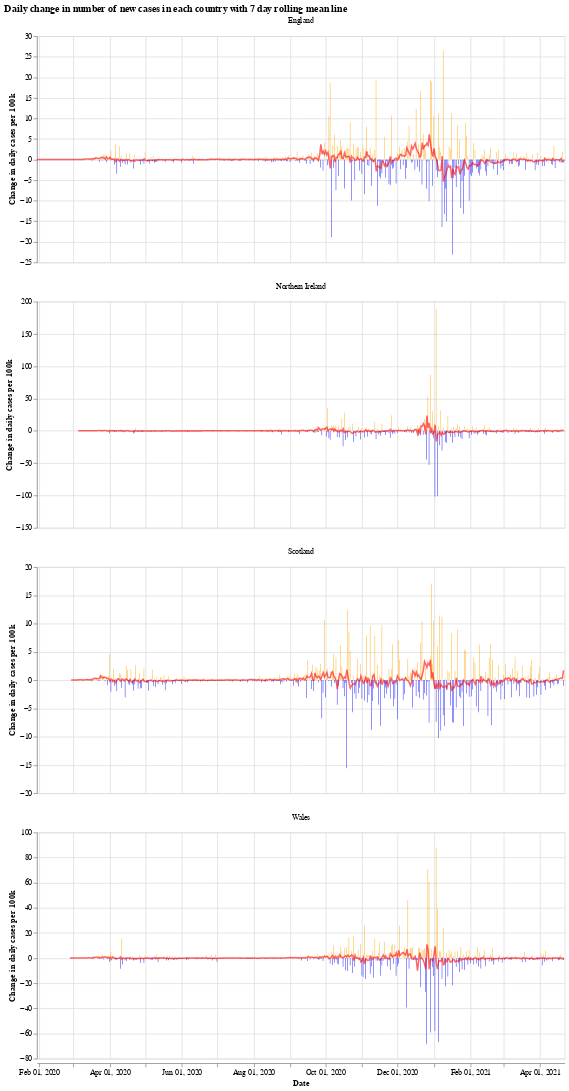

This figure's notebook cell:
### Markdown cell above
We will use the Python library `Altair` for visualising the data, see the [altair docs](https://altair-viz.github.io/) for more information.

First we have a graph which shows the daily change in the number of new cases for each country. This number jumps up and down all over the place, which is likely due to delay in reporting of new cases over the weekend. Another interesting thing is that it looks like the daily cases in Wales experienced a much shorter period of calm over the summer (calm in the sense of daily cases not jumping up and down).

The orange bars are days when the number of new cases (per 100k population) was more than the previous day, while the blue are days when the number of new cases dropped. The red line is the 7 day moving average. 

When the moving average line is below 0, it means that there is a consistent drop in new cases. We can see this clearly happening around the times that lockdowns were introduced (though, to varying degrees). I will update the graphs soon with a marker of when each lockdown started.

### Code cell
# collapse
import altair as alt

bars = alt.Chart(uk_cases).mark_bar().encode(
    x=alt.X("yearmonthdate(date):T", axis=alt.Axis(title='Date')),
    y=alt.Y("casesChangeRate:Q", axis=alt.Axis(title='Change in daily cases per 100k')),
    tooltip='casesChange',
    color=alt.condition(
        alt.datum.casesChangeRate > 0,
        alt.value("orange"),  # The positive color
        alt.value("blue")  # The negative color
    )
).properties(title='Daily change in number of new cases with 7 day rolling mean',width=700).interactive()

line = alt.Chart(uk_cases).mark_line(
    color='red',
    size=2,
    opacity=0.6
).transform_window(
    rolling_mean='mean(casesChangeRate)',
    frame=[0, 7],
    groupby=['areaName']
).encode(
    x='yearmonthdate(date):T',
    y='rolling_mean:Q'
)

alt.layer(bars, line, data=uk_cases).facet(alt.Column(
    'areaName', title=''), columns=1).resolve_scale(y='independent').properties(title='Daily change in number of new cases in each country with 7 day rolling mean line')

### Figure 1 — Vega-Lite specification as saved in the notebook (floating-point values rounded to 4 significant figures; data arrays with more than 128 entries replaced by an {"elided": "..."} marker saying what was removed)
{"config": {"view": {"continuousWidth": 400, "continuousHeight": 300}}, "data": {"name": "data-e73de2095456345967f5b813c1cffe25"}, "facet": {"type": "nominal", "field": "areaName", "title": ""}, "spec": {"layer": [{"mark": "bar", "encoding": {"color": {"condition": {"value": "orange", "test": "(datum.casesChangeRate > 0)"}, "value": "blue"}, "tooltip": {"type": "quantitative", "field": "casesChange"}, "x": {"type": "temporal", "axis": {"title": "Date"}, "field": "date", "timeUnit": "yearmonthdate"}, "y": {"type": "quantitative", "axis": {"title": "Change in daily cases per 100k"}, "field": "casesChangeRate"}}, "selection": {"selector001": {"type": "interval", "bind": "scales", "encodings": ["x", "y"]}}, "title": "Daily change in number of new cases with 7 day rolling mean", "width": 700}, {"mark": {"type": "line", "color": "red", "opacity": 0.6, "size": 2}, "encoding": {"x": {"type": "temporal", "field": "date", "timeUnit": "yearmonthdate"}, "y": {"type": "quantitative", "field": "rolling_mean"}}, "transform": [{"window": [{"op": "mean", "field": "casesChangeRate", "as": "rolling_mean"}], "frame": [0, 7], "groupby": ["areaName"]}]}]}, "columns": 1, "resolve": {"scale": {"y": "independent"}}, "title": "Daily change in number of new cases in each country with 7 day rolling mean line", "$schema": "https://vega.github.io/schema/vega-lite/v4.8.1.json", "datasets": {"data-e73de2095456345967f5b813c1cffe25": {"elided": "1700 records"}}}
